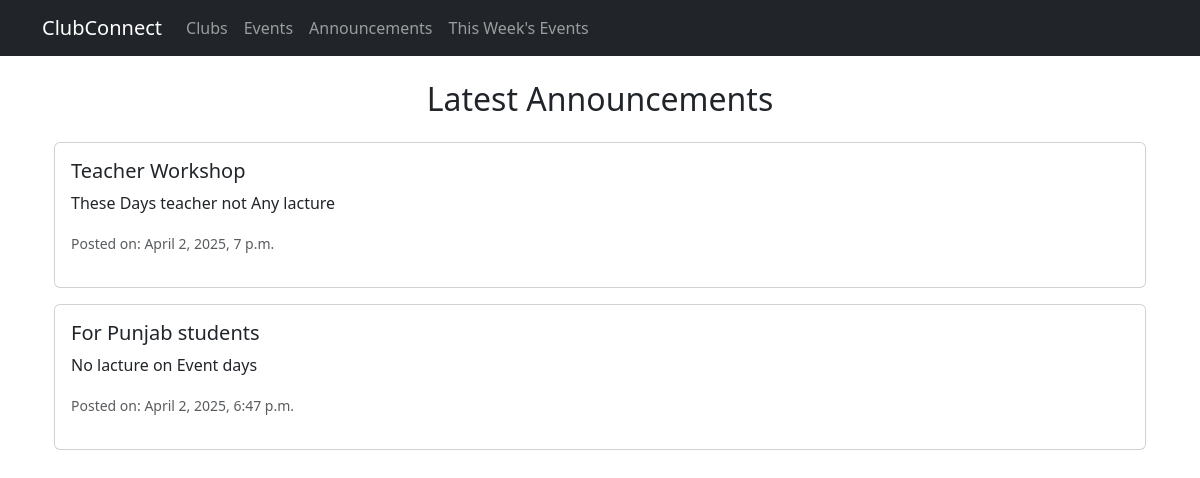
The page /clubs/announcements/ on the database its author committed.
### clubapp/models.py (models this page shows, shortened)
class Announcement(models.Model):
    club = models.ForeignKey(Club, on_delete=models.CASCADE)
    title = models.CharField(max_length=255)
    message = models.TextField()
    posted_on = models.DateTimeField(auto_now_add=True)

### clubapp/views.py (the view)
# urls.py: path('announcements/', views.announcement_list, name='announcement_list'),
def announcement_list(request):
    announcements = Announcement.objects.all().order_by('-posted_on')  # Newest first
    return render(request, "clubapp/announcement_list.html", {"announcements": announcements})

### clubapp/templates/clubapp/announcement_list.html
{% extends 'base.html' %}
{% block content %}
<div class="container">
    <h2 class="text-center my-4">Latest Announcements</h2>
    {% for announcement in announcements %}
    <div class="card mb-3">
        <div class="card-body">
            <h5 class="card-title">{{ announcement.title }}</h5>
            <p class="card-text">{{ announcement.message }}</p>
            <p class="text-muted"><small>Posted on: {{ announcement.posted_on }}</small></p>
        </div>
    </div>
    {% empty %}
    <p class="text-center">No announcements available.</p>
    {% endfor %}
</div>
{% endblock %}

### rows shown on the page
Announcement: title "Teacher Workshop", message "These Days teacher not Any lacture", posted_on "April 2, 2025, 7 p.m."
Announcement: title "For Punjab students", message "No lacture on Event days", posted_on "April 2, 2025, 6:47 p.m."
